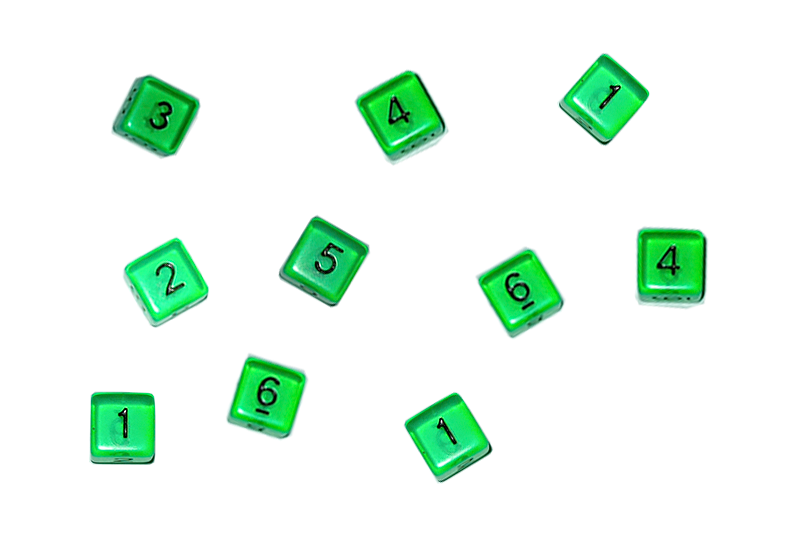
#> input picture Dados/imgDados/dadosVerdes1.png, 800 x 542 px, found by its file name
$ python dadosVerdes_20220629112924.py
#> lines starting #> are read from the running program, lines starting #| are printed output that depends on the picture; after the words box and inside, x2 and y2 are one past the last pixel; in counts of white or black regions, pixels touching at a corner belong together
import cv2
from cv2 import THRESH_BINARY
import numpy as np


imagem = cv2.imread("img/dadosVerdes1.png")          # Carregar a imagem
#> imagem is the input picture: shape (542, 800, 3); mean B, G, R 236.2, 247.6, 230.2
gray = cv2.cvtColor(imagem, cv2.COLOR_BGR2GRAY)     # GrayScale
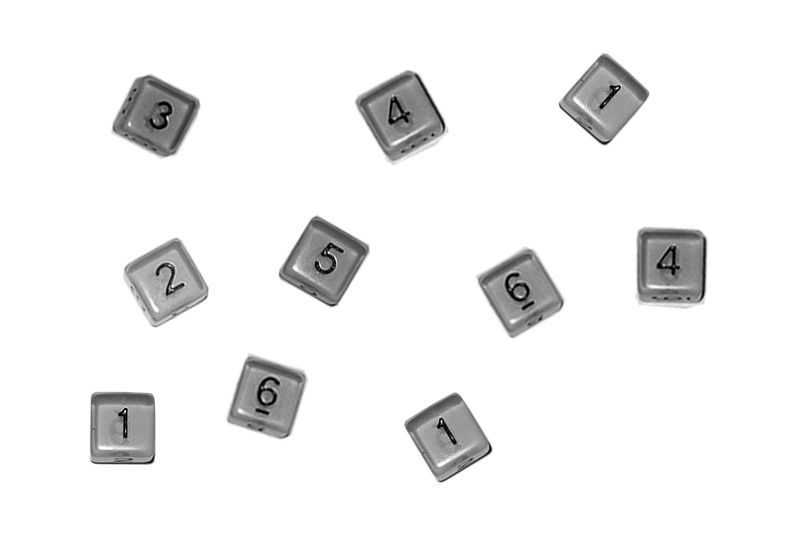
#> gray: shape (542, 800); min 0, max 255, mean 241.1
blur = cv2.blur(gray,(3,3))                       # Blur ###############

ret,binary = cv2.threshold(blur , 70 ,255, cv2.THRESH_BINARY)         # Binarização ################
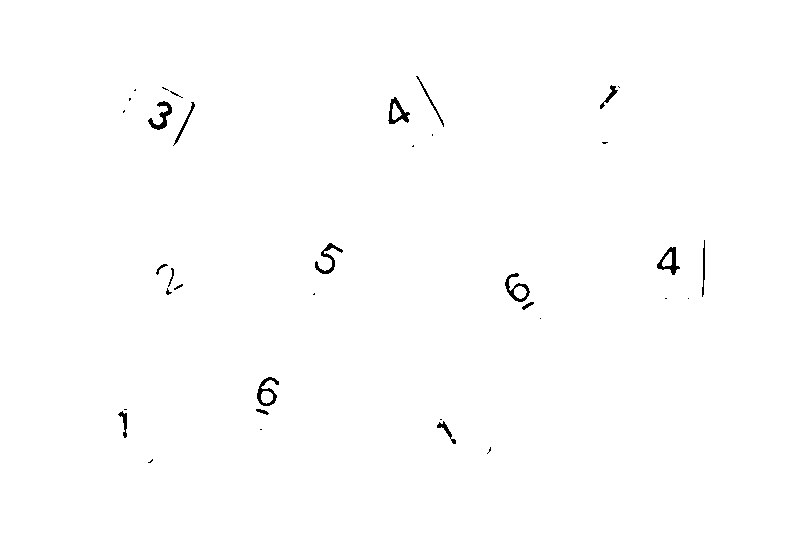
#> binary: shape (542, 800); 99.5% white; 36 black regions (17 under 20 px), largest, box (x1, y1, x2, y2) and area: (148, 101, 172, 130) 245, (657, 247, 680, 275) 239, (257, 377, 279, 406) 238
ret1,binary1 = cv2.threshold(binary,127,255,cv2.THRESH_BINARY_INV)   # Inverter a Binarização
#> binary1: shape (542, 800); 0.54% white; 36 white regions (17 under 20 px)

contours, hierarchy = cv2.findContours(binary1, cv2.RETR_TREE, cv2.CHAIN_APPROX_SIMPLE) # Procura os Objetos
#> contours = 40 contours, 21 with area under 20; largest, box (x1, y1, x2, y2) and area: (257, 377, 279, 406) 312, (505, 273, 530, 302) 309, (657, 247, 680, 275) 302, (388, 97, 410, 124) 300, (148, 101, 172, 130) 191
cont = len(contours)                                                                     # Conta os Objetos
#> cont = 40

cv2.drawContours(imagem, contours, -1, (0,255,0), 3)
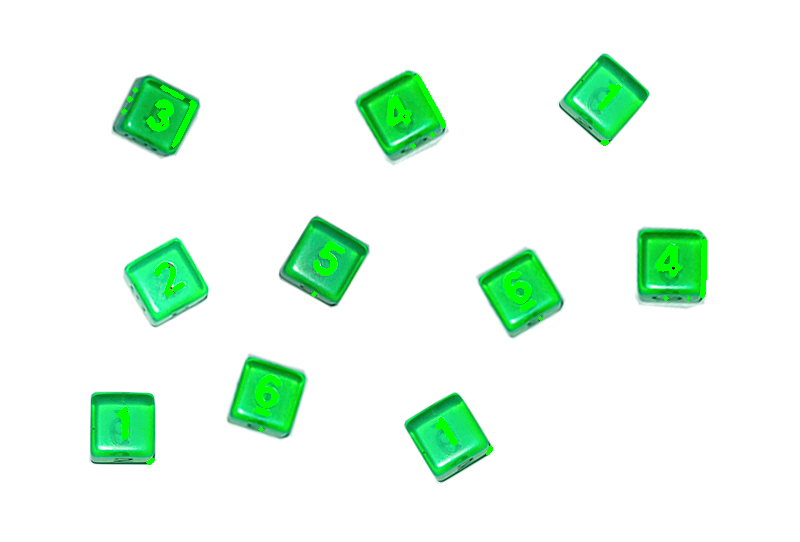
#> imagem: shape (542, 800, 3); 1.29% of pixels changed, all inside (x1, y1, x2, y2) = (116, 74, 707, 465)

print("Resultado dos dados: ", cont)
#| Resultado dos dados:  40

cv2.imshow("Dilatation", imagem)

cv2.waitKey(0)

$ run again, with Dados/imgDados/dadosVerdesFila.png copied over Dados/imgDados/dadosVerdes1.png
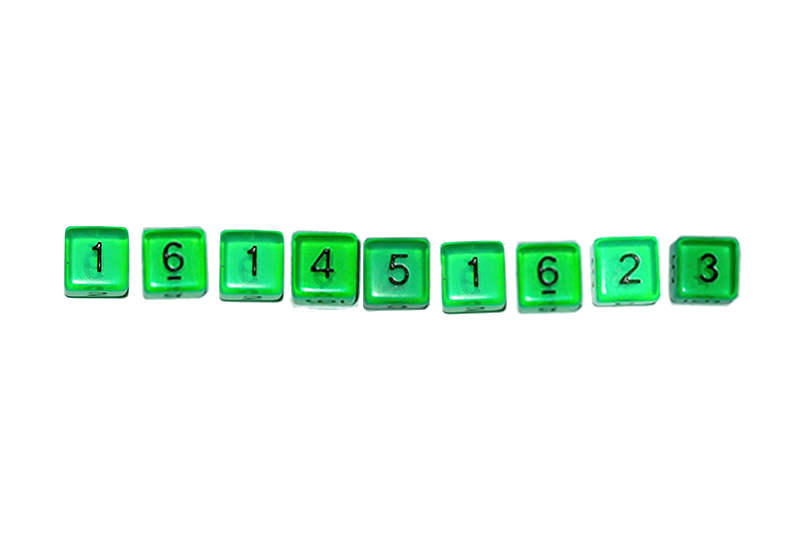
#> input picture Dados/imgDados/dadosVerdesFila.png, 800 x 542 px, found by its file name
#> imagem is the input picture: shape (542, 800, 3); mean B, G, R 238.6, 248.6, 233.1
#> `ret,binary = cv2.threshold(blur , 70 ,255, cv2.THRESH_BINARY)`:
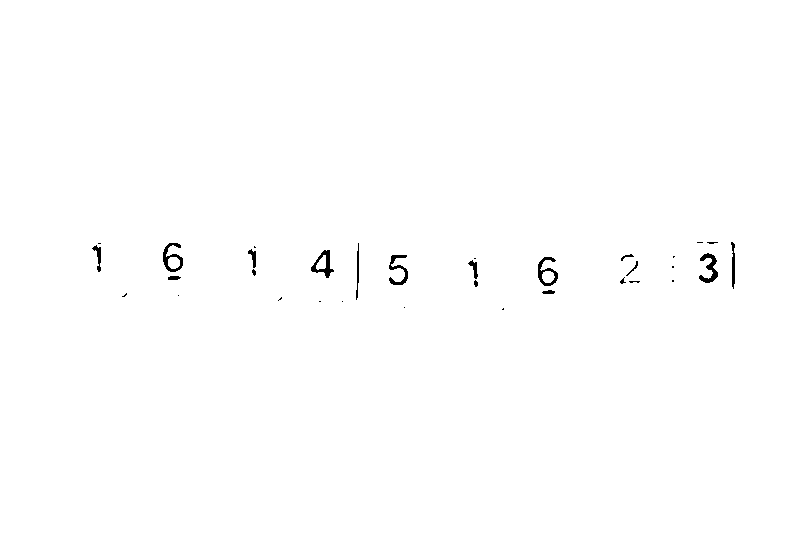
#> binary: shape (542, 800); 99.6% white; 33 black regions (18 under 20 px), largest, box (x1, y1, x2, y2) and area: (699, 253, 718, 283) 248, (311, 250, 334, 278) 239, (163, 243, 183, 272) 237
#> binary1: shape (542, 800); 0.45% white; 33 white regions (18 under 20 px)
#> contours = 36 contours, 21 with area under 20; largest, box (x1, y1, x2, y2) and area: (163, 243, 183, 272) 308, (538, 257, 558, 286) 304, (311, 250, 334, 278) 302, (699, 253, 718, 283) 196, (389, 255, 408, 285) 158
#> cont = 36
#> `cv2.drawContours(imagem, contours, -1, (0,255,0), 3)`:
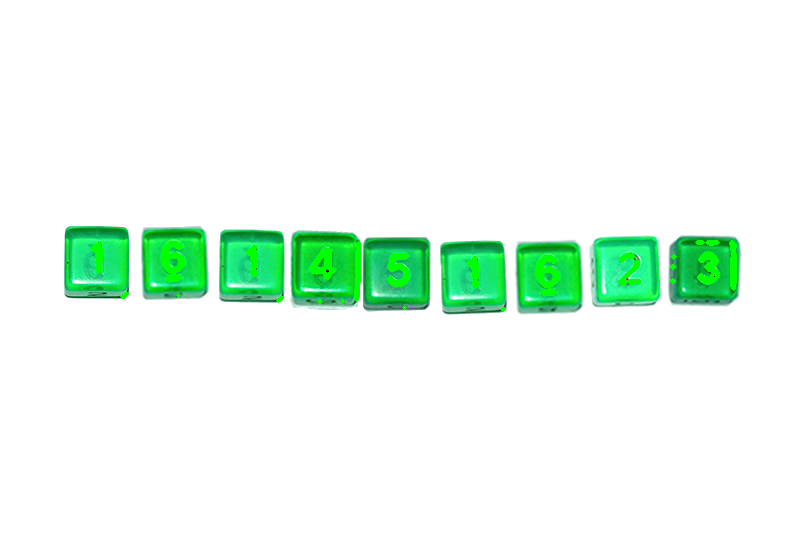
#> imagem: shape (542, 800, 3); 1.08% of pixels changed, all inside (x1, y1, x2, y2) = (90, 240, 737, 312)
#| Resultado dos dados:  36
